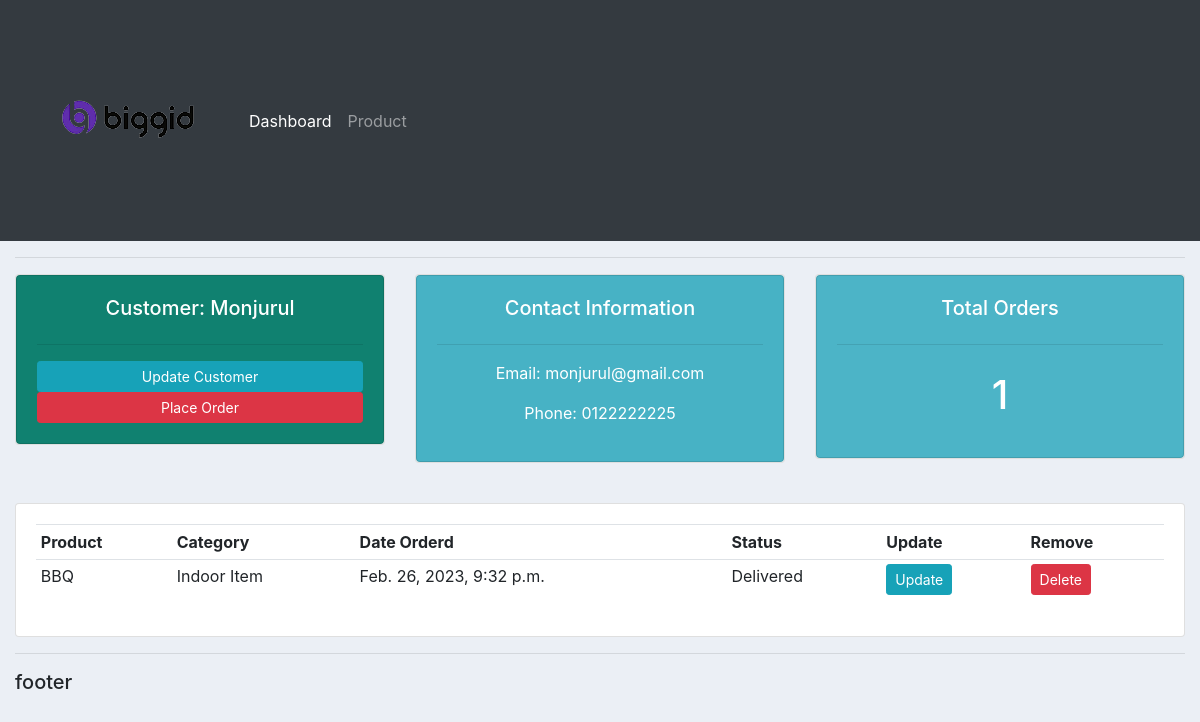
The app's page /customer/1/, older data.
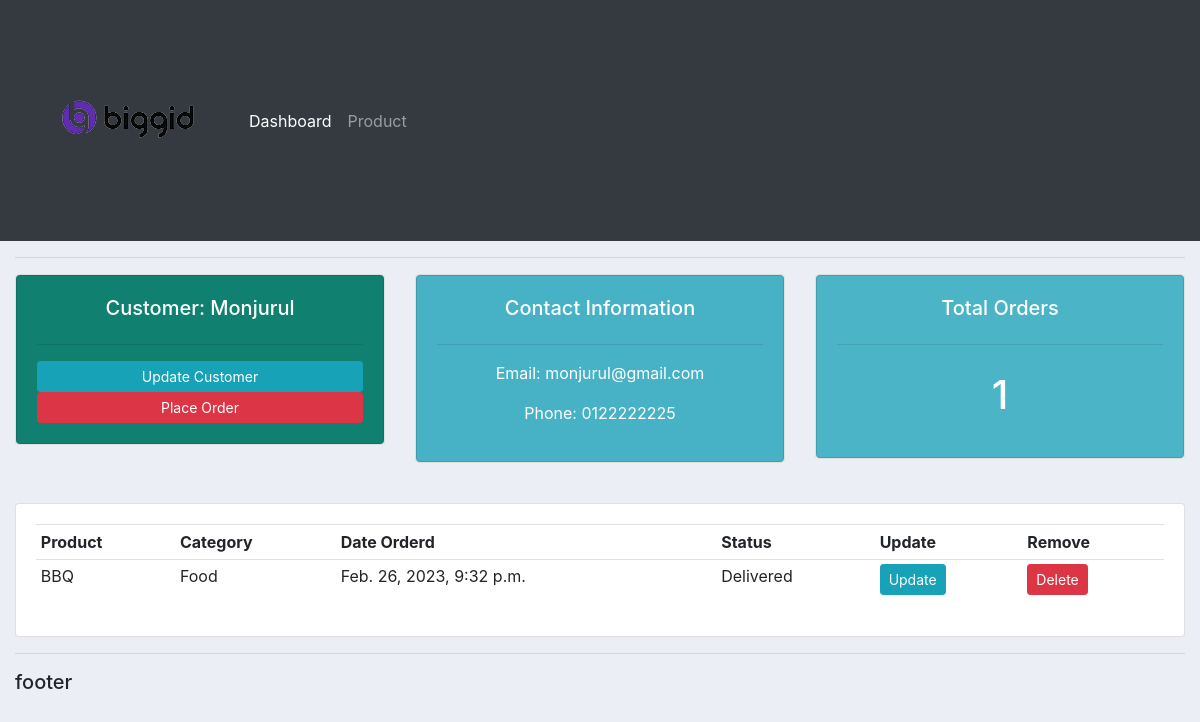
The same page, newer data.
### accounts/models.py (models this page shows)
class Order(models.Model):
    STATUS = (
        ('Pending', 'Pending'),
        ('On Process', 'On Process'),
        ('Delivered', 'Delivered'),
    )
    customer = models.ForeignKey(
        Customer, null=True, on_delete=models.SET_NULL)
    product = models.ForeignKey(Product, null=True, on_delete=models.SET_NULL)
    date_created = models.DateTimeField(auto_now_add=True, null=True)
    status = models.CharField(max_length=200, null=True, choices=STATUS)

class Product(models.Model):
    CATEGORY = (
        ('Food', 'Food'),
        ('Outdoor Item', 'Outdoor Item'),
        ('Gadget', 'Gadget'),
    )
    name = models.CharField(max_length=200, null=True)
    price = models.FloatField(null=True)
    category = models.CharField(max_length=200, null=True, choices=CATEGORY)
    Description = models.CharField(max_length=200, null=True, blank=True)
    date_created = models.DateTimeField(auto_now_add=True, null=True)
    tags = models.ManyToManyField(Tag)
    def __str__(self):
        return self.name

### accounts/views.py (the view)
# urls.py: path('customer/<str:cng>/', views.customer, name='customer'),
def customer(request, cng):
    customer = Customer.objects.get(id=cng)
    orders = customer.order_set.all()
    total_orders = orders.count()
    context = {'orders': orders, 'customer': customer,
               'total_orders': total_orders, }
    return render(request, 'accounts/customer.html', context)

### accounts/templates/accounts/customer.html
{% extends 'accounts/main.html' %} {% block content %}
<div class="row">
  <div class="col-md">
    <div class="card text-center text-white mb-3" id="Customer">
      <div class="card card-body" style="background-color: #108170">
        <h5>Customer: {{customer.name}}</h5>
        <hr />
        <a class="btn btn-sm btn-info" href="">Update Customer</a>
        <a class="btn btn-sm btn-danger" href="/create_order/2/">Place Order</a>
      </div>
    </div>
  </div>
  <div class="col-md">
    <div class="card text-center text-white mb-3" id="Customer">
      <div class="card card-body" style="background-color: #47b2c5">
        <h5>Contact Information</h5>
        <hr />
        <p>Email: {{customer.email}}</p>
        <p>Phone: {{customer.phone}}</p>
      </div>
    </div>
  </div>
  <div class="col-md">
    <div class="card text-center text-white mb-3" id="Customer">
      <div class="card card-body" style="background-color: #4cb4c7">
        <h5>Total Orders</h5>
        <hr />
        <h1 style="text-align: center; padding: 10px">{{total_orders}}</h1>
      </div>
    </div>
  </div>
</div>
<br />
<div class="row">
  <div class="col-md">
    <div class="card card-body">
      <table class="table table-sm">
        <tr>
          <th>Product</th>
          <th>Category</th>
          <th>Date Orderd</th>
          <th>Status</th>
          <th>Update</th>
          <th>Remove</th>
        </tr>
        {% for i in orders %}
        <tr>
          <td>{{i.product}}</td>
          <td>{{i.product.category}}</td>
          <td>{{i.date_created}}</td>
          <td>{{i.status}}</td>
          <td><a class="btn btn-sm btn-info" href="">Update</a></td>
          <td><a class="btn btn-sm btn-danger" href="">Delete</a></td>
        </tr>
        {% endfor %}
      </table>
    </div>
  </div>
</div>
{% endblock %}

Row changes from the older to the newer data that the page shows:
changed through a linked row, Order "Delivered": product.category "Indoor Item" → "Food"
